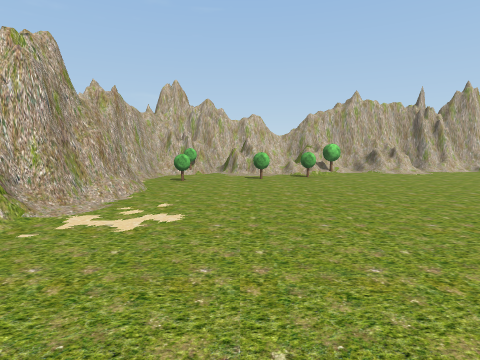
View 1 (above)

14 first-person views from a walk through a scene from a Unity 3-D project. The camera is 1.4 m above the floor, tilts 6° down and sees 80° across. The floor is counted in squares, 2 m on a side. Each view is taken from the middle of a square. On the plan, view 1 faces up. The plan holds only what a view shows up to about 10 squares ahead; the rest is blank. Some trees and plants on the terrain are drawn as simple stand-ins. The player character is not drawn.

View 2
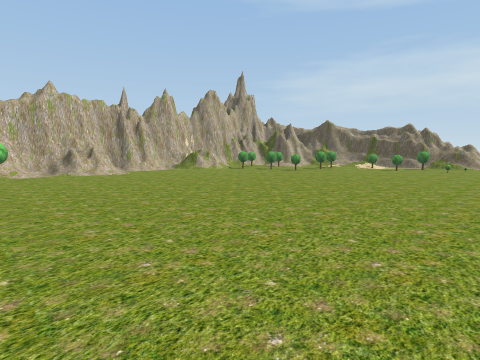

View 3
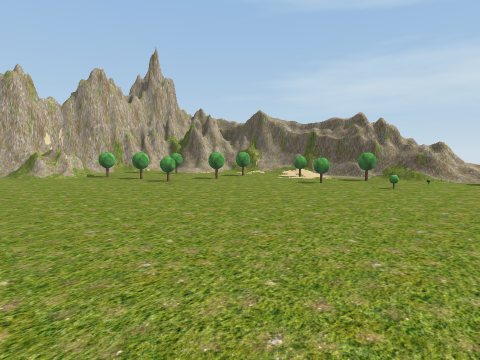

View 4
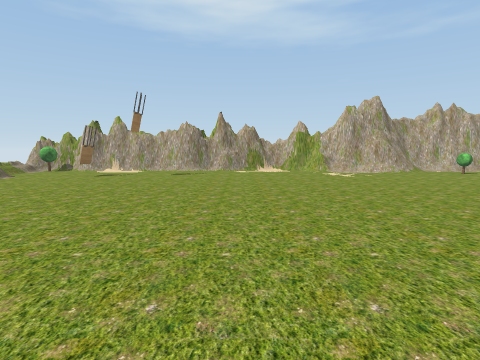

View 5
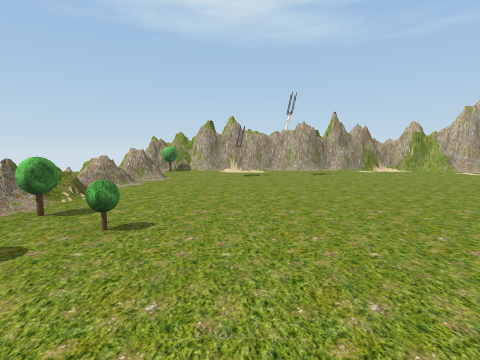

View 6
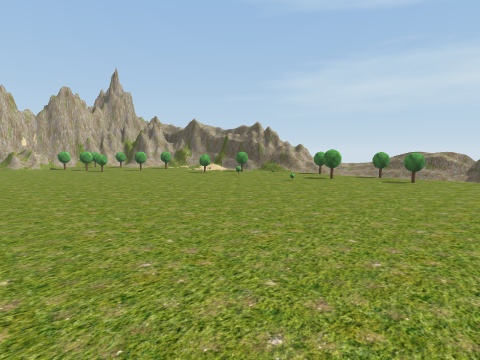

View 7
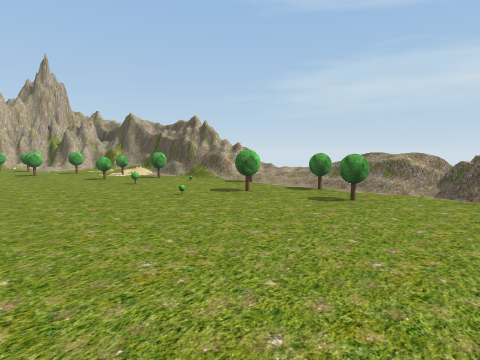

View 8
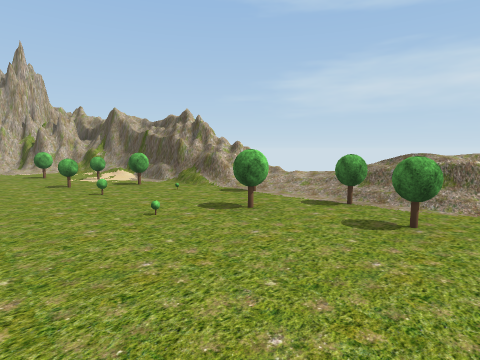

View 9
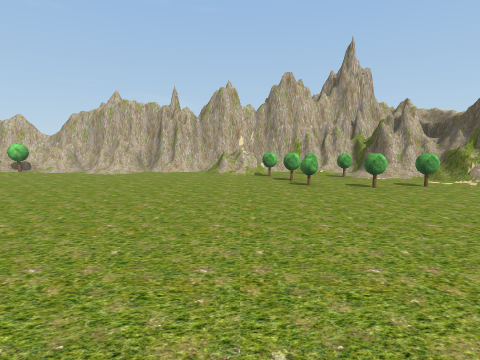

View 10
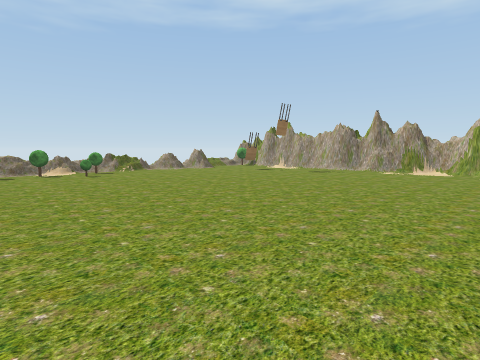

View 11
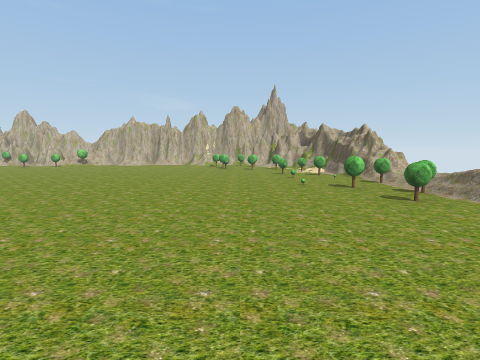

View 12
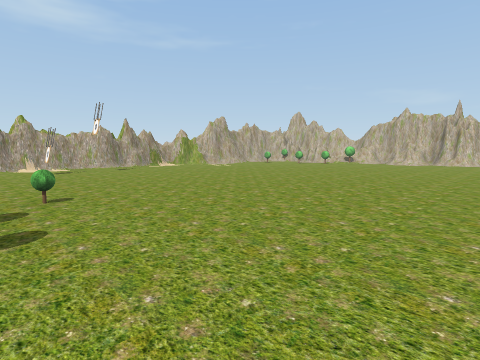

View 13
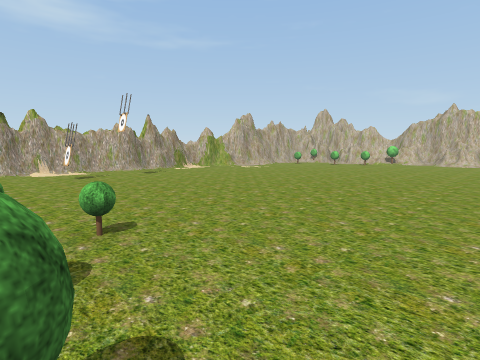

View 14
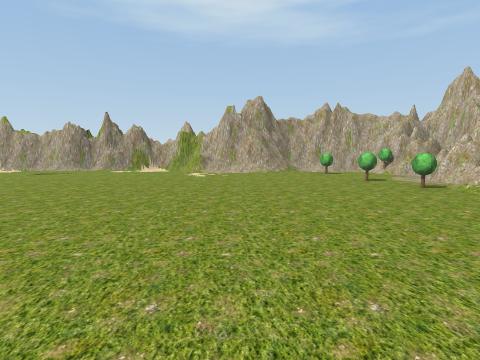

### Floor plan
Key: @ floor where view 1 was taken; # wall or solid block; x gap in a wall; . main floor; : floor 0.5 m higher than the main floor; / step, stairs or slope; = window, fence, low wall or low ledge; T tree; O other object.
Columns run from 3 left of view 1 to 16 right of it. Each row starts with its distance up from view 1.
 10      =###########
  9 ######//#..=#/#=#
  8 #.T../T...../TO/###
  7 #.TT.T.......T.T/##
  6 #............T.../#
  5 ##.............TT/#
  4 ##..............T.#
  3 #...............TT#
  2 #...............O.##
  1 #................O=
  0 #..@...........O..T
 -1 #................TT
 -2 #................T/
 -3 #................./=
 -4 #.O...............##
 -5 #.......T........
 -6 #T.:...TTT......
 -7 #:x#=x====    /

Positions as (right, up) in squares from view 1, and headings:
1: (0, 0), facing up
2: (2, 0), facing up-right
3: (7, 0), facing up-right
4: (7, 0), facing left
5: (7, -4), facing left
6: (7, -4), facing up-right
7: (10, -4), facing up-right
8: (11, -3), facing up-right
9: (9, 0), facing up
10: (7, 3), facing down-left
11: (11, -7), facing up
12: (9, -6), facing up-left
13: (7, -6), facing up-left
14: (7, 4), facing left
